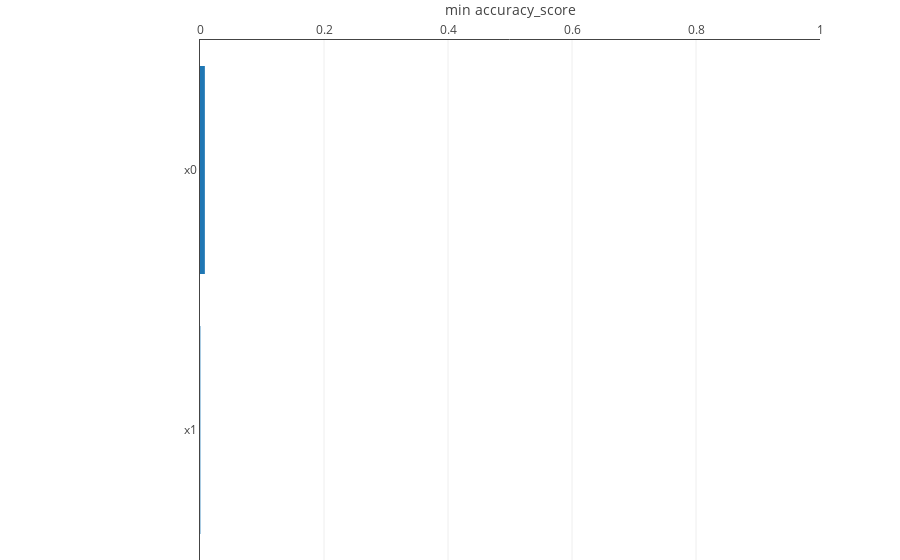

Notebook code cell kept with this figure:
### Code cell
explainer.plot_performance_ranking(X, [0, 0, 1], y_pred, metrics.accuracy_score, "min", inline=True)

### Figure 1 — Plotly figure (JSON) as saved in the notebook; plotly's stock layout.template omitted (floating-point values rounded to 4 significant figures)
{"data": [{"hoverinfo": "x", "orientation": "h", "type": "bar", "uid": "b6497c93-d346-45d2-97c3-f8c084a2f806", "x": [0.0006181, 0.007834], "y": ["x1", "x0"]}], "layout": {"margin": {"b": 0, "l": 200, "t": 40}, "xaxis": {"fixedrange": true, "range": [0, 1], "showline": true, "side": "top", "title": {"text": "min accuracy_score"}, "zeroline": false}, "yaxis": {"fixedrange": true, "showline": true, "zeroline": false}}}
